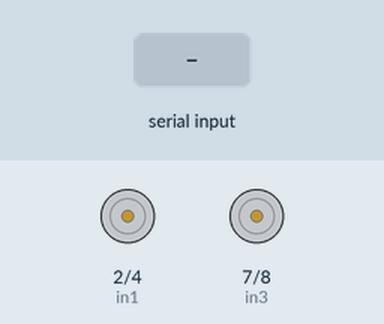
Bench run of a sketch on a simulated Arduino Uno, built with avr-gcc and run on an emulated ATmega328P. Shown: motor-driver pin pairs drawn as motors (green arrow = first pin HIGH = forward, orange = second pin HIGH = backward, longer = more drive, scaled by the enable pin). The inputs (shaded band) are chosen by the test bench.

Above: at 1.2 s.
1.3 s: "1,90\n" received over Serial
At 2.0 s:
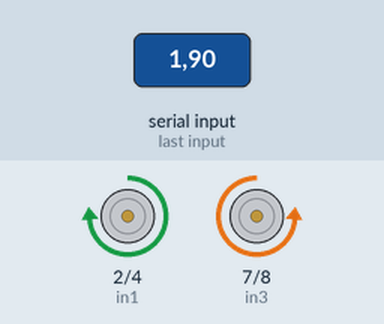
2.8 s: "90,45\n" received over Serial
At 3.2 s:
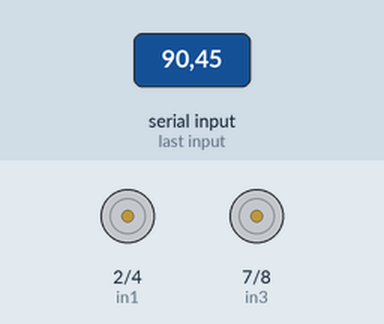
4.3 s: "1,90,45\n" received over Serial
At 5.5 s:
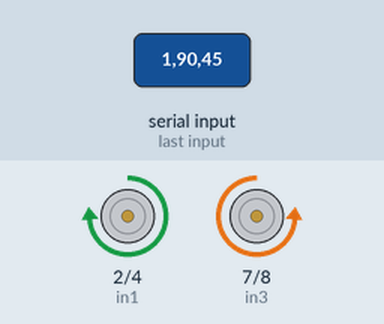
5.8 s: "30,150\n" received over Serial
At 6.7 s:
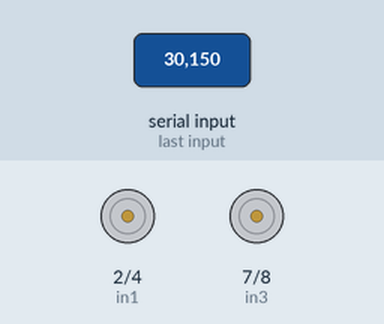
Timing chart, 0 to 8.3 s (numbered marks = the images above; inputs shaded):
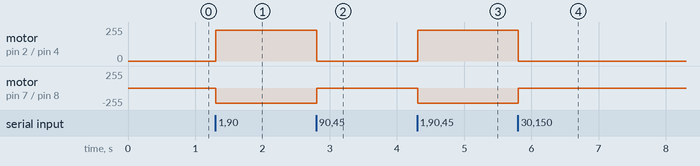

The sketch:

7_locomocion.ino
```cpp
#define in1 2
#define in2 4
#define in3 7
#define in4 8
#define enA 3
#define enB 5

// Variables para almacenar la dirección y la velocidad
int direction = 0;
int speedPercentage = 0;
int speedPWM = 0;

void setup() {
  // Definir los pines como salidas
  pinMode(in1, OUTPUT);
  pinMode(in2, OUTPUT);
  pinMode(in3, OUTPUT);
  pinMode(in4, OUTPUT);
  pinMode(enA, OUTPUT);
  pinMode(enB, OUTPUT);

  // Inicializar todo apagado
  detener();

  // Inicializar comunicación serie
  Serial.begin(9600);
}

void loop() {
  // Verificar si hay datos disponibles en el puerto serie
  if (Serial.available() > 0) {
    // Leer la trama de dirección y velocidad
    String trama = Serial.readStringUntil('\n');

    // Parsear la trama (formato: [direction,SpeedPercentage])
    int commaIndex = trama.indexOf(',');
    if (commaIndex > 0) {
      direction = trama.substring(0, commaIndex).toInt();        // Dirección
      speedPercentage = trama.substring(commaIndex + 1).toInt(); // Velocidad en porcentaje

      // Convertir el porcentaje de velocidad a un valor PWM (0-255)
      speedPWM = map(speedPercentage, 0, 100, 0, 255);

      // Ejecutar el movimiento según la dirección
      moverRobot(direction, speedPWM);
    }
  }
}

// Función para controlar el movimiento del robot
void moverRobot(int dir, int velocidad) {
  switch (dir) {
    case 0: // Detener el robot
      detener();
      break;
    case 1: // Avanzar
      adelante(velocidad);
      break;
    case 2: // Retroceder
      atras(velocidad);
      break;
    case 3: // Girar a la derecha
      derecha(velocidad);
      break;
    case 4: // Girar a la izquierda
      izquierda(velocidad);
      break;
    default:
      detener();  // Detener si no se reconoce la dirección
      break;
  }
}

// Funciones para controlar las direcciones
void adelante(int velocidad) {
  analogWrite(enA, velocidad);  // Motores del lado izquierdo
  analogWrite(enB, velocidad);  // Motores del lado derecho
  digitalWrite(in1, HIGH);      // Adelante motor izquierdo
  digitalWrite(in2, LOW);
  digitalWrite(in3, LOW);      // Adelante motor derecho
  digitalWrite(in4, HIGH);
}

void atras(int velocidad) {
  analogWrite(enA, velocidad);
  analogWrite(enB, velocidad);
  digitalWrite(in1, LOW);       // Atrás motor izquierdo
  digitalWrite(in2, HIGH);
  digitalWrite(in3, HIGH);       // Atrás motor derecho
  digitalWrite(in4, LOW);
}

void derecha(int velocidad) {
  analogWrite(enA, velocidad);  // Motores del lado izquierdo giran
  analogWrite(enB, velocidad);          // Motores del lado derecho detenidos
  digitalWrite(in1, HIGH);
  digitalWrite(in2, LOW);
  digitalWrite(in3, LOW);
  digitalWrite(in4, LOW);
}

void izquierda(int velocidad) {
  analogWrite(enA, velocidad);          // Motores del lado izquierdo detenidos
  analogWrite(enB, velocidad);  // Motores del lado derecho giran
  digitalWrite(in1, LOW);
  digitalWrite(in2, LOW);
  digitalWrite(in3, LOW);
  digitalWrite(in4, HIGH);
}

void detener() {
  analogWrite(enA, 0);          // Apagar motores
  analogWrite(enB, 0);
  digitalWrite(in1, LOW);
  digitalWrite(in2, LOW);
  digitalWrite(in3, LOW);
  digitalWrite(in4, LOW);
}
```

Measured:
- after the input at 1.3 s, motor on pin 2 (in1) / pin 4 (in2): stopped → forward 229/255 at once; motor on pin 7 (in3) / pin 8 (in4): stopped → backward 229/255 at once
- after the input at 2.8 s, motor on pin 2 (in1) / pin 4 (in2): forward 229/255 → stopped at once; motor on pin 7 (in3) / pin 8 (in4): backward 229/255 → stopped at once
- after the input at 4.3 s, motor on pin 2 (in1) / pin 4 (in2): stopped → forward 229/255 at once; motor on pin 7 (in3) / pin 8 (in4): stopped → backward 229/255 at once
- after the input at 5.8 s, motor on pin 2 (in1) / pin 4 (in2): forward 229/255 → stopped at once; motor on pin 7 (in3) / pin 8 (in4): backward 229/255 → stopped at once
